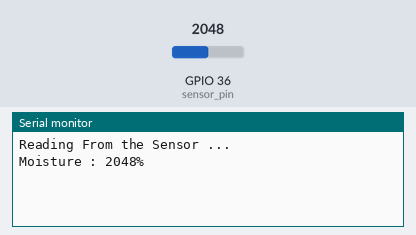
Recording of a sketch running on a simulated ESP32. Shown: the last lines printed to the serial monitor. Inputs (shaded band) come from the test bench; at power-on: GPIO 36 (sensor_pin) = 2048.

Above: at 3.2 s.
3.3 s: GPIO 36 (sensor_pin) set to 2866
At 4.0 s:
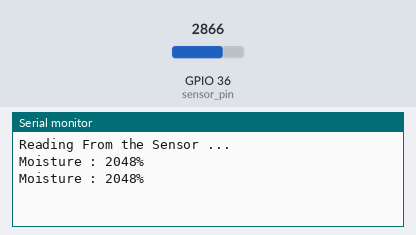
4.9 s: GPIO 36 (sensor_pin) set to 3603
At 6.8 s:
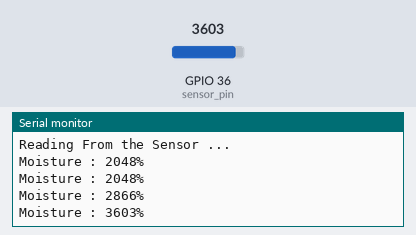
Timing chart, 0 to 8.3 s (numbered marks = the images above; inputs shaded):
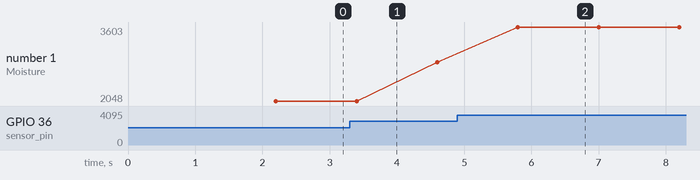

The sketch:

moisture_read.ino
```cpp
//For programming the Arduino itself. Does not require the ESP32 to be connected and ready.
// Try sticking the sensor in water for a "wet" reading and leave it in air for a "dry" reading

int sensor_pin = A0;
int output_value ;

void setup() {
  Serial.begin(9600);
  Serial.println("Reading From the Sensor ...");
  delay(2000);
}

void loop() {
  output_value = analogRead(sensor_pin);
  delay(200);

  Serial.print("Moisture : ");
  Serial.print(output_value);
  Serial.println("%");
  delay(1000);
}
```

Measured:
- after the input at 4.9 s, the serial monitor: prints a new line after 0.90 s (image 2)
- plotted number 1: 2048 → 2866 after the input at 3.3 s, 2866 → 3603 after the input at 4.9 s
